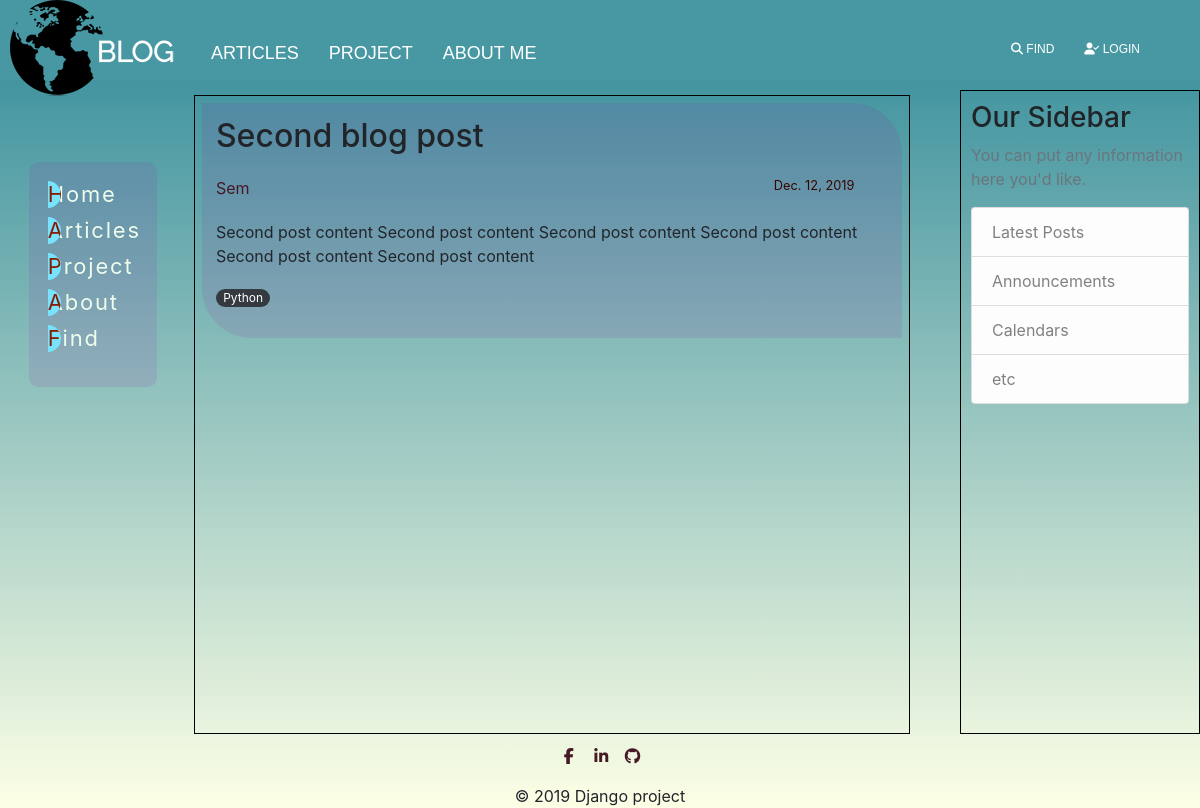
/blog/post/second_blog_post/, run on an earlier commit of the app's database.
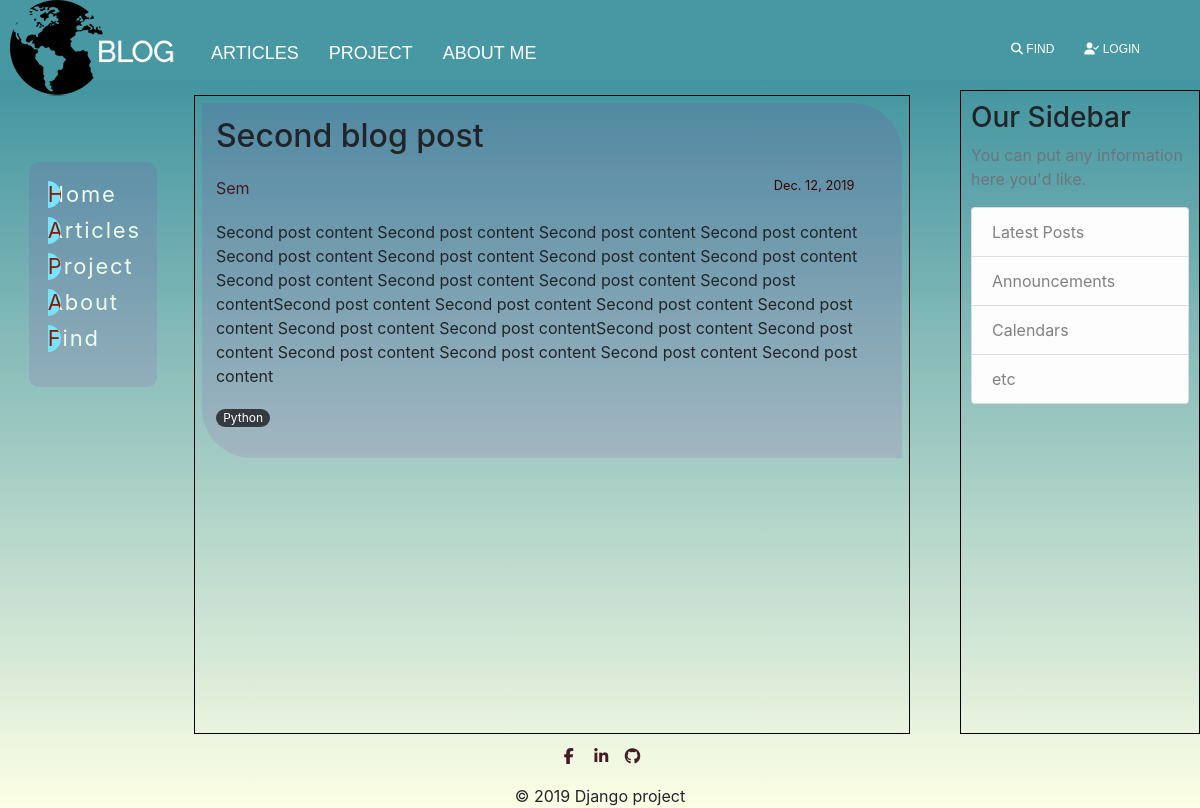
And on a later commit of the database.
### my_blog/models.py (models this page shows, shortened)
class Post(models.Model):
    title = models.CharField(max_length=150, db_index=True)
    slug = models.SlugField(max_length=150, unique=True)
    body = models.TextField(blank=True, db_index=True)
    date_posted = models.DateField(default=timezone.now)
    author = models.ForeignKey(User, on_delete=models.CASCADE)
    tags = models.ManyToManyField('Tag', blank=True, related_name='posts')

### my_blog/views.py (the view)
# urls.py: path('post/<str:slug>/', PostDetail.as_view(), name='post_detail'),
class PostDetail(ObjectDetailMixin, View):
    model = Post
    template = 'my_blog/post_detail.html'

### my_blog/models.py (called while the page is built)
    def __str__(self):
        return self.tag

### my_blog/utilities.py (called while the page is built)
    def get(self, request, slug):
        objects = get_object_or_404(self.model, slug__iexact=slug)
        return render(request, self.template, context={self.model.__name__.lower(): objects})

### my_blog/templates/my_blog/post_detail.html (shortened to what this page needs)
{% extends 'my_blog/blog_base.html' %}
{% block content %}
    <div class="media-body">
        <div class="media-article">
            <h2>{{ post.title }}</h2>
            <div class="article-metadata" style="margin-top: 20px; margin-bottom: 20px;">
                <a class="mr-2" href="#">{{ post.author }}</a>
                <small class="text-muted">{{ post.date_posted }}</small>
            </div>
            <p class="article-content">{{ post.body }}</p>
        <p>
            {% for tag in post.tags.all %}
            <a href="{% url 'tags_list' %}" class="badge badge-pill badge-dark">{{ tag }}</a>
        {% endfor %}
        </p>
        </div>
    </div>
{% endblock %}

What changed in the data, as far as the page shows it:
changed Post "Second blog post": body "Second post content Second post content Second post content Second post content Second post content Second post content" → "…content Second post content Second post content Second post content Second post content Second post content Second post content Second post contentSecond post content Second post content Second post content Second post content Second post content Second post contentSecond post content Second post content Second post content Second post content Second post content Second post content"
